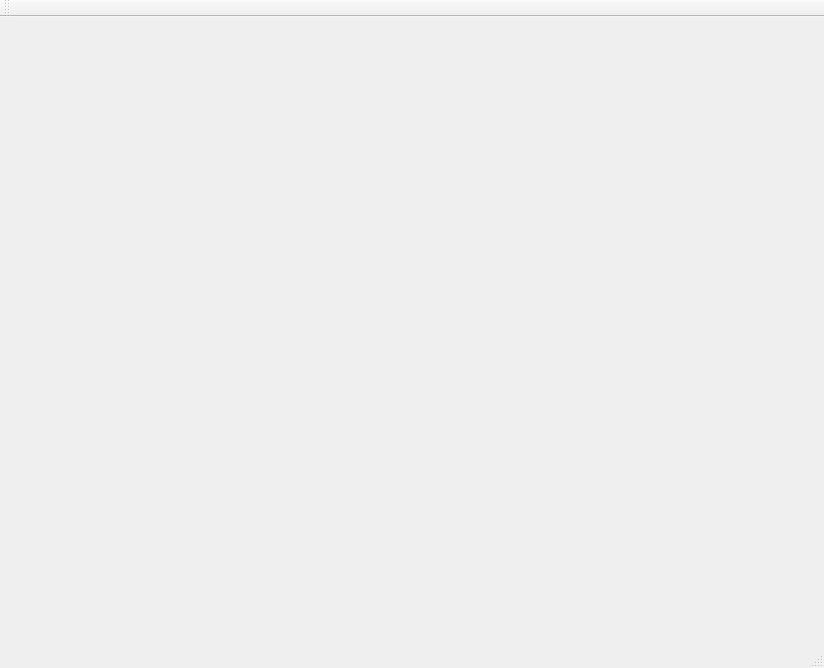
<?xml version="1.0" encoding="UTF-8"?>
<ui version="4.0">
 <class>ColumbaMainWindowUI</class>
 <widget class="QMainWindow" name="ColumbaMainWindowUI">
  <property name="geometry">
   <rect>
    <x>0</x>
    <y>0</y>
    <width>824</width>
    <height>668</height>
   </rect>
  </property>
  <property name="windowTitle">
   <string>Columba SMS Manager</string>
  </property>
  <property name="windowIcon">
   <iconset resource="columba.qrc">
    <normaloff>:/columba/Resources/colomba3.png</normaloff>:/columba/Resources/colomba3.png</iconset>
  </property>
  <widget class="QWidget" name="centralWidget">
   <layout class="QHBoxLayout" name="horizontalLayout_2"/>
  </widget>
  <widget class="QMenuBar" name="menuBar">
   <property name="geometry">
    <rect>
     <x>0</x>
     <y>0</y>
     <width>824</width>
     <height>21</height>
    </rect>
   </property>
  </widget>
  <widget class="QToolBar" name="mainToolBar">
   <property name="movable">
    <bool>true</bool>
   </property>
   <property name="floatable">
    <bool>false</bool>
   </property>
   <attribute name="toolBarArea">
    <enum>TopToolBarArea</enum>
   </attribute>
   <attribute name="toolBarBreak">
    <bool>false</bool>
   </attribute>
  </widget>
  <widget class="QStatusBar" name="statusBar"/>
 </widget>
 <layoutdefault spacing="6" margin="11"/>
 <resources>
  <include location="columba.qrc"/>
 </resources>
 <connections/>
</ui>
